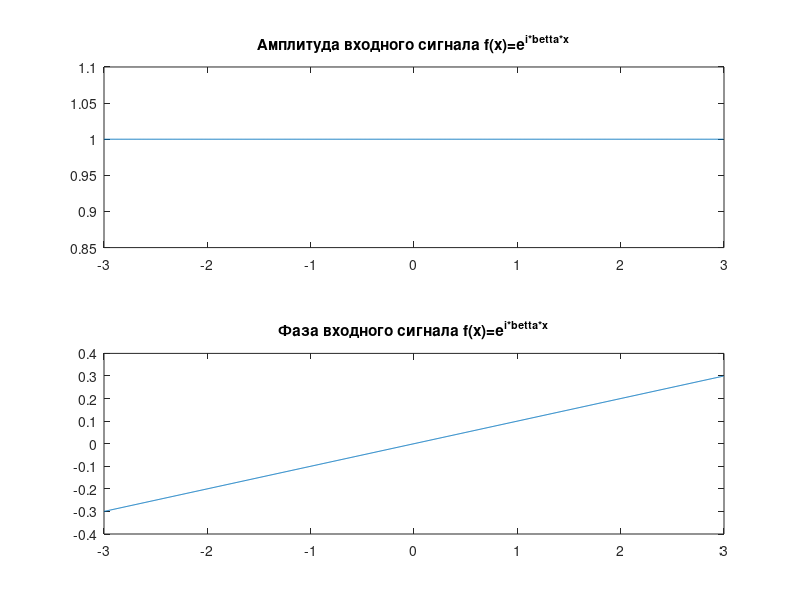

Here is the MATLAB script that generated this plot: (Note: this script raises an error after producing the figure.)
% Исходные данные
n = 1000;
c = 3;
a = -c;
b = c;
beta = 1/10;
m = 1000;
p = -3;
q = 3;
alpha = 1;

% Задаем входной сигнал f(x)=e^(i*betta*x)
h = (b-a)/n;
x = a:h:(b-h/2);
f = exp(1i*beta*x);

% Рисуем входной сигнал
figure;
subplot(2, 1, 1);
plot(x, abs(f));
title('Амплитуда входного сигнала f(x)=e^{i*betta*x}');
subplot(2, 1, 2);
plot(x, angle(f));
title('Фаза входного сигнала f(x)=e^{i*betta*x}');

% Само преобразование
hxi = (q-p)/m;
xi = p:hxi:(q-hxi/2);
[X, XI] = meshgrid(x, xi);
Kernel = exp(-alpha*X.*XI) * laguerre(3, 0, X.*XI);
F = Kernel * f.' * h;

% Построение графика результата преобразования
figure;
subplot(2, 1, 1);
plot(x, abs(F));
title('Амплитуда результата преобразования');
subplot(2, 1, 2);
plot(x, angle(F));
title('Фаза результата преобразования');
